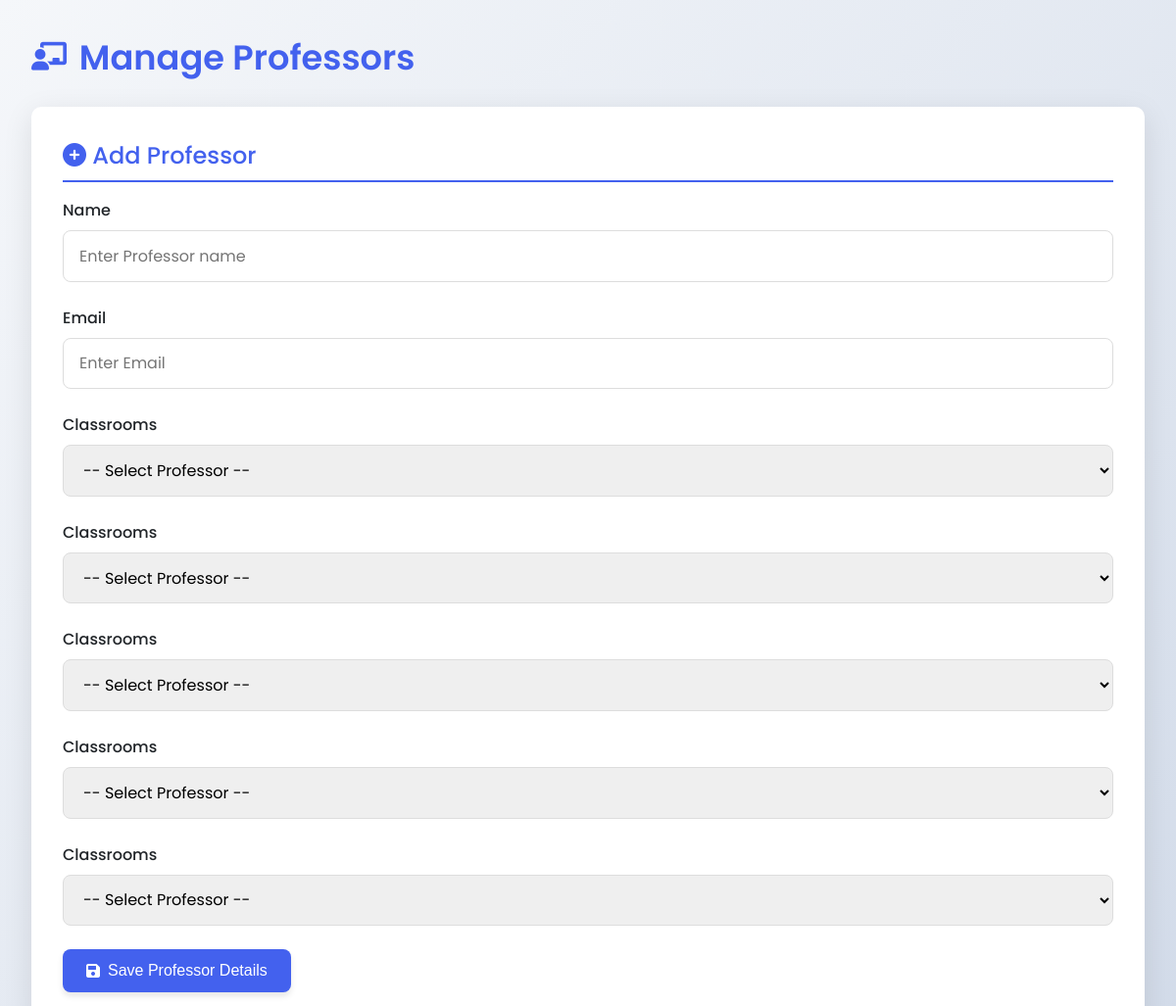
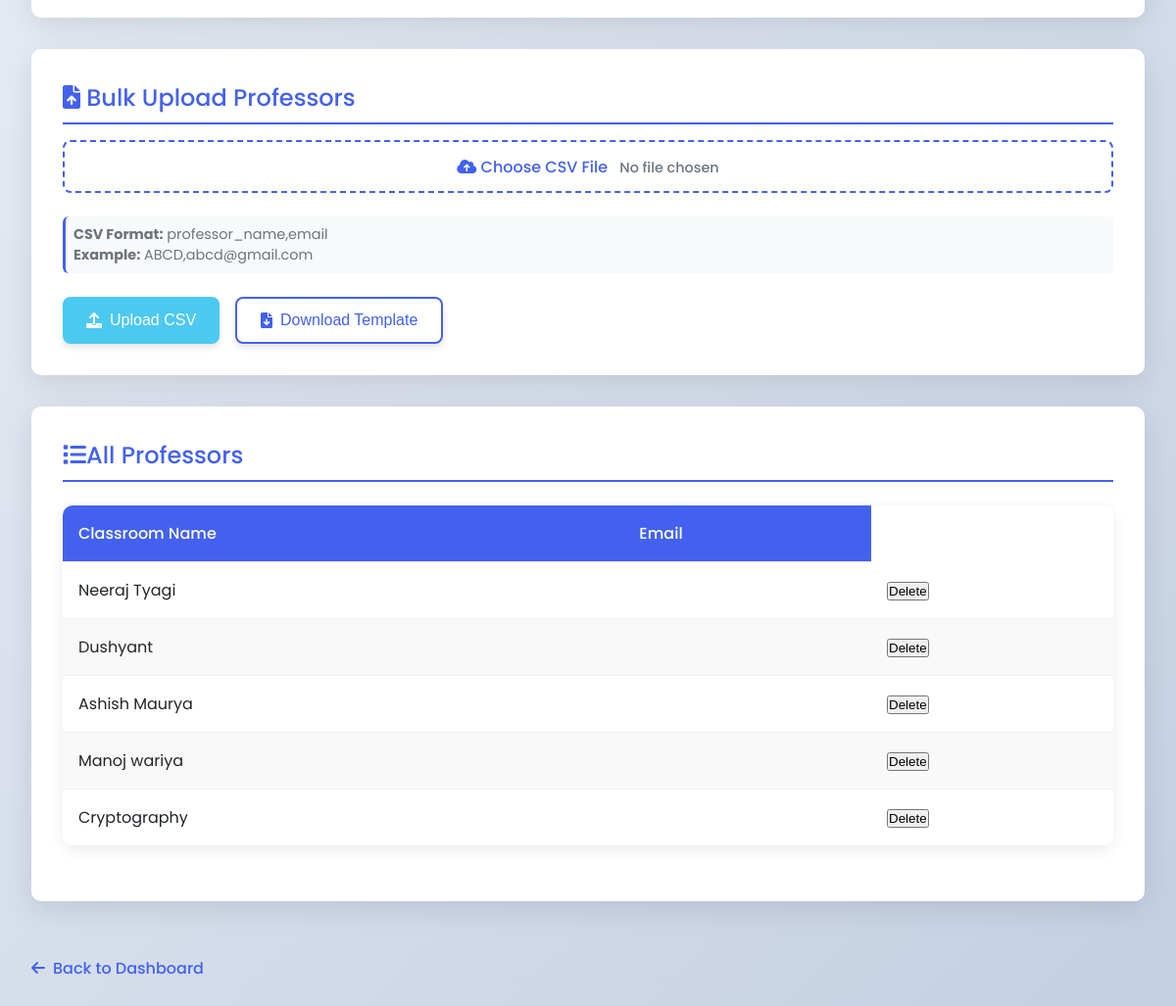
The app's page /professors with its own data (2 pictures, top to bottom).
### app.py (models this page shows)
class Professor(db.Model):
    id = db.Column(db.Integer, primary_key=True)
    name = db.Column(db.String(100), nullable=False, unique=True)
    priority_classroom_1 = db.Column(db.Integer, db.ForeignKey('building.id'), nullable=True)
    priority_classroom_2 = db.Column(db.Integer, db.ForeignKey('building.id'), nullable=True)
    priority_classroom_3 = db.Column(db.Integer, db.ForeignKey('building.id'), nullable=True)

### app.py (the view, shortened to what this page needs)
@app.route('/professors',methods=['GET','POST'])
def manage_professors():
    classrooms = Building.query.all()
    professors = Professor.query.all()
    return render_template('professors.html', professors=professors, classrooms=classrooms)
    """print("All classrooms in database:")
    for c in classrooms:
        print(f"ID: {c.id}, Name: {c.name}, Capacity: {c.capacity}")"""

### templates/professors.html (shortened to what this page needs)
<!DOCTYPE html>
<html lang="en">
<head>
    <link rel="stylesheet" href="https://cdnjs.cloudflare.com/ajax/libs/font-awesome/6.0.0-beta3/css/all.min.css">
</head>
<body>
    <div class="container">
        <h1><i class="fas fa-chalkboard-teacher"></i> Manage Professors</h1>
        <div class="card">
            <h2><i class="fas fa-plus-circle"></i> Add Professor</h2>
            <form method="POST" enctype="multipart/form-data">
                <div class="form-group">
                    <label for="professor_name">Name</label>
                    <input type="text" id="professor_name" name="name" placeholder="Enter Professor name" required>
                </div>
                <div class="form-group">
                    <label for="professor_email">Email</label>
                    <input type="email" id="professor_email" name="email" placeholder="Enter Email" required>
                </div>
                 <div class="form-group">
                    <label>Classrooms</label>
                    <select name="professor_id1" required>
                        <option value="">-- Select Professor --</option>
                    </select>
                </div>
                <div class="form-group">
                    <label>Classrooms</label>
                    <select name="professor_id2" required>
                        <option value="">-- Select Professor --</option>
                    </select>
                </div>
                <div class="form-group">
                    <label>Classrooms</label>
                    <select name="professor_id3" required>
                        <option value="">-- Select Professor --</option>
                    </select>
                </div>
                <div class="form-group">
                    <label>Classrooms</label>
                    <select name="professor_id4" required>
                        <option value="">-- Select Professor --</option>
                    </select>
                </div>
                <div class="form-group">
                    <label>Classrooms</label>
                    <select name="professor_id5" required>
                        <option value="">-- Select Professor --</option>
                    </select>
                </div>
                <div class="btn-group">
                    <button type="submit" class="btn btn-primary">
                        <i class="fas fa-save"></i> Save Professor Details
                    </button>
                </div>
            </form>
        </div>
        <div class="card">
            <h2><i class="fas fa-file-upload"></i> Bulk Upload Professors</h2>
            <form method="POST" enctype="multipart/form-data">
                <div class="form-group">
                    <label for="file-upload" class="file-label">
                        <i class="fas fa-cloud-upload-alt"></i> Choose CSV File
                        <span id="file-chosen" class="file-name">No file chosen</span>
                    </label>
                    <div class="instructions">
                        <p><strong>CSV Format:</strong> professor_name,email</p>
                        <p><strong>Example:</strong> ABCD,abcd@gmail.com</p>
                    </div>
                </div>
                <div class="btn-group">
                    <button type="submit" name="upload" value="file" class="btn btn-success">
                        <i class="fas fa-upload"></i> Upload CSV
                    </button>
                    <button type="button" onclick="downloadTemplate()" class="btn btn-secondary">
                        <i class="fas fa-file-download"></i> Download Template
                    </button>
                </div>
            </form>
        </div>
        <div class="card">
            <h2><i class="fas fa-list"></i>All Professors</h2>
            {% if professors %}
            <table>
                <thead>
                    <tr>
                        <th>Classroom Name</th>
                        <th>Email</th>
                    </tr>
                </thead>
                <tbody>
                    {% for professor in professors %}
                    <tr>
                        <td>{{ professor.name }}</td>
                        <td>{{ professor.email }}</td>
                        <td>
                            <form action="{{ url_for('delete_professor', id=professor.id) }}" method="post" style="display:inline;">
                                <button type="submit" onclick="return confirm('Are you sure you want to delete {{ professor.name }}?');">
                                Delete
                                </button>
                            </form>
                        </td>
                    </tr>
                    {% endfor %}
                </tbody>
            </table>
            {% else %}
            <div style="text-align: center; padding: 2rem; color: var(--gray);">
                <i class="fas fa-chalkboard" style="font-size: 2rem; margin-bottom: 1rem;"></i>
                <p>No classrooms have been added yet. Add your first classroom above.</p>
            </div>
            {% endif %}
        </div>
        <a href="{{ url_for('index') }}" class="back-link">
            <i class="fas fa-arrow-left"></i> Back to Dashboard
        </a>
    </div>
</body>
</html>

### templates/professors.html (style rules this page uses)
:root { --primary: #4361ee; --primary-dark: #3a56d4; --secondary: #3f37c9; --light: #f8f9fa; --dark: #212529; --success: #4cc9f0; --danger: #f72585; --warning: #f8961e; --gray: #6c757d; }
* { margin: 0; padding: 0; box-sizing: border-box; }
body { font-family: 'Poppins', sans-serif; background: linear-gradient(135deg, #f5f7fa 0%, #c3cfe2 100%); min-height: 100vh; color: var(--dark); padding: 2rem; }
.container { max-width: 1200px; margin: 0 auto; }
h1 { font-size: 2.2rem; font-weight: 600; color: var(--primary); margin-bottom: 1.5rem; display: flex; align-items: center; gap: 0.8rem; }
h1 i { font-size: 1.8rem; }
h2 { font-size: 1.5rem; font-weight: 500; color: var(--primary); margin-bottom: 1rem; padding-bottom: 0.5rem; border-bottom: 2px solid var(--primary); }
.card { background-color: white; border-radius: 10px; padding: 2rem; box-shadow: 0 8px 30px rgba(0, 0, 0, 0.1); margin-bottom: 2rem; }
.form-group { margin-bottom: 1.5rem; }
label { display: block; margin-bottom: 0.5rem; font-weight: 500; color: var(--dark); }
input, select { width: 100%; padding: 0.8rem 1rem; border: 1px solid #ddd; border-radius: 8px; font-family: 'Poppins', sans-serif; font-size: 1rem; transition: all 0.3s ease; }
.btn { display: inline-flex; align-items: center; justify-content: center; padding: 0.8rem 1.5rem; border-radius: 8px; font-weight: 500; text-decoration: none; transition: all 0.3s ease; box-shadow: 0 4px 6px rgba(0, 0, 0, 0.1); border: none; cursor: pointer; font-size: 1rem; gap: 0.5rem; }
.btn-primary { background-color: var(--primary); color: white; }
.btn-secondary { background-color: white; color: var(--primary); border: 2px solid var(--primary); }
.btn-success { background-color: var(--success); color: white; }
.btn-group { display: flex; gap: 1rem; margin-top: 1rem; }
table { width: 100%; border-collapse: collapse; margin: 1.5rem 0; background-color: white; border-radius: 10px; overflow: hidden; box-shadow: 0 4px 15px rgba(0, 0, 0, 0.08); }
th, td { padding: 1rem; text-align: left; border-bottom: 1px solid #f0f0f0; }
th { background-color: var(--primary); color: white; font-weight: 500; }
tr:nth-child(even) { background-color: #f9f9f9; }
.instructions { font-size: 0.9rem; color: var(--gray); margin: 0.5rem 0; padding: 0.5rem; background-color: #f8f9fa; border-radius: 6px; border-left: 3px solid var(--primary); }
.file-label { display: inline-block; padding: 0.8rem 1.5rem; background-color: white; color: var(--primary); border: 2px dashed var(--primary); border-radius: 8px; cursor: pointer; transition: all 0.3s ease; text-align: center; margin-bottom: 1rem; width: 100%; }
.file-name { margin-left: 0.5rem; font-size: 0.9rem; color: var(--gray); }
.back-link { display: inline-flex; align-items: center; gap: 0.5rem; margin-top: 1.5rem; color: var(--primary); text-decoration: none; font-weight: 500; }

### records on screen
Professor: name "Neeraj Tyagi"
Professor: name "Dushyant"
Professor: name "Ashish Maurya"
Professor: name "Manoj wariya"
Professor: name "Cryptography"
